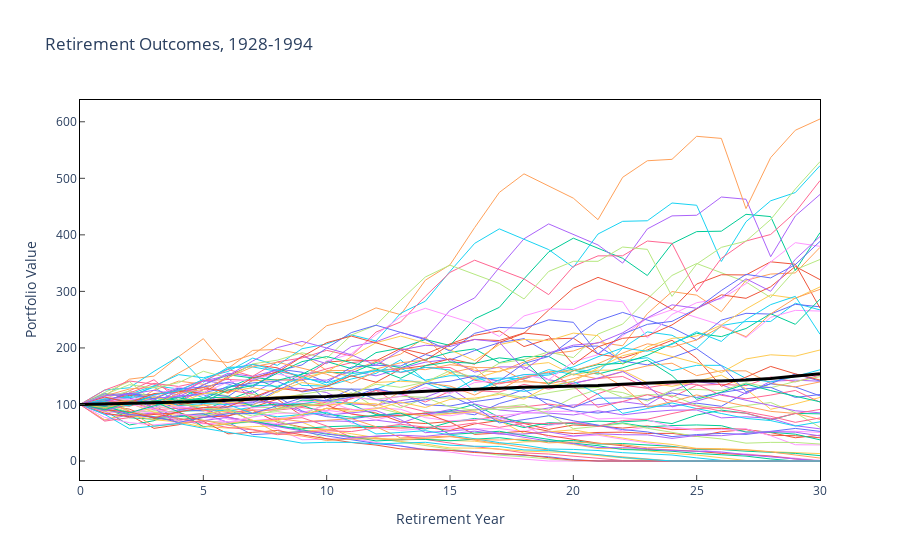

This figure's notebook cell:
### Code cell
fig = go.Figure()
for year in range(1928,1994):
    
    fig.add_trace(go.Scatter(x=portval_df['index'], 
                             y=portval_df[year],
                             mode='lines',
                             name=str(year),
                             line={'width': 1},
                            ),
                 )

fig.add_trace(go.Scatter(x=portval_df['index'], 
                         y=portval_df['mean'],
                         mode='lines',
                         name='Mean',
                         line={'width': 3, 'color': 'black'},
                        ),
             )
    
fig.update_layout(showlegend=False,
                  plot_bgcolor="white",
                  title="Retirement Outcomes, 1928-1994",
                  xaxis=dict(title="Retirement Year", linecolor='black', mirror=True, ticks='inside',),
                  yaxis=dict(title="Portfolio Value", linecolor='black', mirror=True, ticks='inside'),
                 )
fig.show()
